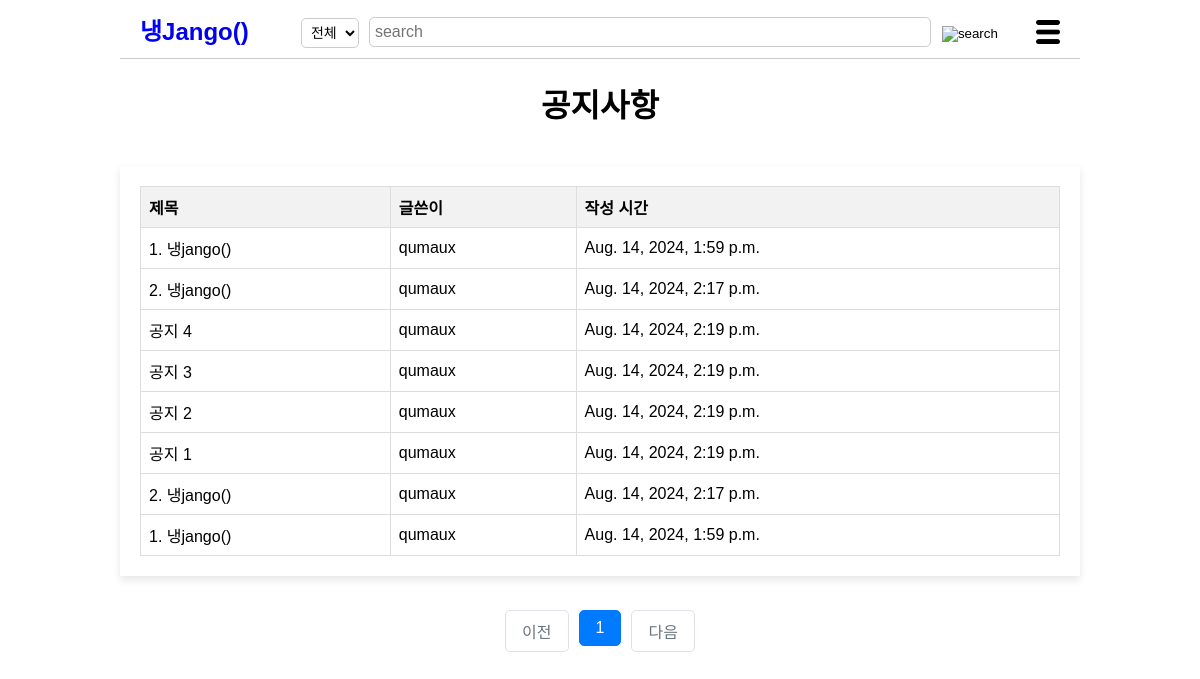
The app's page /noticelist/ (signed in) with its own data.
### post/models.py (models this page shows, shortened)
class Noticepost(models.Model):
    title = models.CharField(max_length=200)
    content = models.TextField()
    created_at=models.DateTimeField(auto_now_add=True)
    writer=models.ForeignKey(User, on_delete=models.CASCADE)
    updated_at=models.DateTimeField(null=True, blank=True, auto_now=True)

### post/views/notice_views.py (the view)
# urls.py: path('noticelist/', noticelist, name='noticelist'),
def noticelist(request):
    fix=Noticepost.objects.filter(id__in=[2, 3])
    noticeposts = Noticepost.objects.all().order_by('-created_at')
    request.session['previous_page']=request.get_full_path()
    page=request.GET.get('page', '1')
    paginator=Paginator(noticeposts, 10)
    page_obj=paginator.get_page(page)
    context={
        'noticelist': page_obj,
        'fix' : fix
        }
    return render(request, 'notice.html', context)

### post/templates/notice.html (shortened to what this page needs)
<!DOCTYPE html>
<html lang="ko">
    <head>
        {% load static %}
        <link rel="stylesheet" href="{%static 'css/styles-post.css' %}">
    </head>
    <body>
        <header>
            <div class="logo"><a href="{% url 'post:main' %}">
                <span class="blue">냉</span>Jango() </a>
            </div>
            {% if user.is_authenticated %}
            <form method="POST" action="{% url 'post:notice_search' user.id %}">
                <div class="search-bar">
                    <select id="search-type" name="search_select">
                        <option value="전체">전체</option>
                    </select>
                    <input type="text" placeholder="search" name="searched">
                    <button><img src="{% static 'image/search-icon.png' %}" alt="search"></button>
                </div>
            </form>
            {%endif%}
            <div class="menu-icon">
                <img src="{% static 'image/menu-icon.png' %}" alt="menu">
            </div>
        </header>
        <h1>공지사항</h1>
        <br>
        <div class="container">
            <table>
                <thead>
                    <tr>
                        <th>제목</th>
                        <th>글쓴이</th>
                        <th>작성 시간</th>
                    </tr>
                </thead>
                <tbody>
                    {%for fixnotice in fix%}
                    <tr class ="fixed" data-href="{% url 'post:noticeShow' fixnotice.id %}">
                        <td>{{ fixnotice.title }}</td>
                        <td>{{ fixnotice.writer }}</td>
                        <td>{{ fixnotice.created_at }}</td>
                    </tr>
                    {%endfor%}
                    {% for noticepost in noticelist %}
                    <tr class ="fixed" data-href="{% url 'post:noticeShow' noticepost.id %}">
                        <td>{{ noticepost.title }}</td>
                        <td>{{ noticepost.writer }}</td>
                        <td>{{ noticepost.created_at }}</td>
                    </tr>
                    {% endfor %}
                </tbody>
            </table>
        </div>
        <br>
        <div>
            <ul class="pagination justify-content-center">
                {% if noticelist.has_previous %}
                    <li class="page-item">
                        <a class="page-link" href="?page={{ noticelist.previous_page_number }}">이전</a>
                    </li>
                {% else %}
                    <li class="page-item disabled">
                        <a class="page-link" tabindex="-1" aria-disabled="true" href="#">이전</a>
                    </li>
                {% endif %}
                {% for page_number in noticelist.paginator.page_range %}
                {% if page_number >= noticelist.number|add:-5 and page_number <= noticelist.number|add:5 %}
                {% if page_number == noticelist.number %}
                    <li class="page-item active" aria-current="page">
                        <a class="page-link" href="?page={{ page_number }}">{{ page_number }}</a>
                    </li>
                {% else %}
                    <li class="page-item">
                        <a class="page-link" href="?page={{ page_number }}">{{ page_number }}</a>
                    </li>
                {% endif %}
                {% endif %}
                {% endfor %}
                {% if noticelist.has_next %}
                    <li class="page-item">
                        <a class="page-link" href="?page={{ noticelist.next_page_number }}">다음</a>
                    </li>
                {% else %}
                    <li class="page-item disabled">
                        <a class="page-link" tabindex="-1" aria-disabled="true" href="#">다음</a>
                    </li>
                {% endif %}
            </ul>
    </body>
</html>

### static/css/styles-post.css (style rules this page uses)
body { font-family: Arial, sans-serif; margin: 0 auto; padding: 0; text-align:center; width: 960px; overflow-x: auto; }
header { display: flex; justify-content: space-between; align-items: center; padding: 10px 20px; background-color: #fff; border-bottom: 1px solid #ccc; }
a { text-decoration-line: none; text-decoration-color: black; }
.logo { font-size: 24px; font-weight: bold; margin-right: 20px; }
.logo .blue { color: blue; }
#search-type { margin-top: 2px; margin-right: 10px; padding: 5px; border-radius: 5px; border: 1px solid #ccc; background-color: #fff; font-size: 14px; }
#search-type option { background-color: #fff; }
.search-bar { padding-top: 6px; display: flex; align-items: center; flex-grow: 1; margin: 0 20px; }
.search-bar input { width: 550px; padding: 5px; font-size: 16px; border: 1px solid #ccc; border-radius: 5px; flex-grow: 1; }
.search-bar button { background: none; border: none; cursor: pointer; margin-left: 5px; }
.search-bar button img { margin-top: 3px; width: 30px; height: 30px; }
.menu-icon { position: relative; display: inline-block; }
.menu-icon img { margin-top: 10px; width: 24px; height: 24px; cursor: pointer; }
.container { margin: 0 auto; max-width: 1000px; background-color: #fff; padding: 20px; box-shadow: 0 4px 8px rgba(0, 0, 0, 0.1); }
table { width: 100%; border-collapse: collapse; }
th, td { border: 1px solid #ddd; padding: 8px; text-align: left; }
th { background-color: #f2f2f2; font-weight: bold; }
.fixed { color:black; }
.pagination { display: flex; justify-content: center; list-style-type: none; padding: 0; }
.page-item { margin: 0 5px; }
.page-link { display: block; padding: 8px 16px; text-decoration: none; color: #007bff; border: 1px solid #dee2e6; border-radius: 5px; }
.page-item.disabled .page-link { color: #6c757d; pointer-events: none; cursor: not-allowed; }
.page-item.active .page-link { color: white; background-color: #007bff; border-color: #007bff; }

### records on screen
Noticepost: title "1. 냉jango()", writer "qumaux", created_at "Aug. 14, 2024, 1:59 p.m."
Noticepost: title "2. 냉jango()", writer "qumaux", created_at "Aug. 14, 2024, 2:17 p.m."
Noticepost: title "공지 4", writer "qumaux", created_at "Aug. 14, 2024, 2:19 p.m."
Noticepost: title "공지 3", writer "qumaux", created_at "Aug. 14, 2024, 2:19 p.m."
Noticepost: title "공지 2", writer "qumaux", created_at "Aug. 14, 2024, 2:19 p.m."
Noticepost: title "공지 1", writer "qumaux", created_at "Aug. 14, 2024, 2:19 p.m."

### other values on screen
{{ page_number }} "1"
